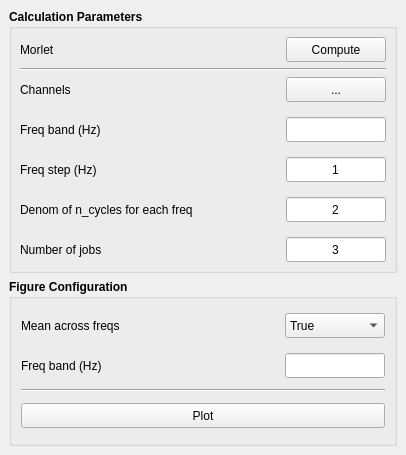
<?xml version="1.0" encoding="UTF-8"?>
<ui version="4.0">
 <class>MainWindow</class>
 <widget class="QMainWindow" name="MainWindow">
  <property name="geometry">
   <rect>
    <x>0</x>
    <y>0</y>
    <width>406</width>
    <height>455</height>
   </rect>
  </property>
  <property name="minimumSize">
   <size>
    <width>406</width>
    <height>455</height>
   </size>
  </property>
  <property name="maximumSize">
   <size>
    <width>406</width>
    <height>455</height>
   </size>
  </property>
  <property name="font">
   <font>
    <family>Ubuntu</family>
   </font>
  </property>
  <property name="windowTitle">
   <string>MainWindow</string>
  </property>
  <widget class="QWidget" name="centralwidget">
   <layout class="QVBoxLayout" name="verticalLayout_7">
    <item>
     <widget class="QGroupBox" name="groupBox">
      <property name="font">
       <font>
        <weight>75</weight>
        <bold>true</bold>
       </font>
      </property>
      <property name="title">
       <string>Calculation Parameters</string>
      </property>
      <layout class="QVBoxLayout" name="verticalLayout_3">
       <property name="leftMargin">
        <number>8</number>
       </property>
       <property name="topMargin">
        <number>8</number>
       </property>
       <property name="rightMargin">
        <number>8</number>
       </property>
       <property name="bottomMargin">
        <number>8</number>
       </property>
       <item>
        <layout class="QHBoxLayout" name="horizontalLayout_5">
         <item>
          <widget class="QLabel" name="Multitaper_method_lb">
           <property name="minimumSize">
            <size>
             <width>0</width>
             <height>25</height>
            </size>
           </property>
           <property name="maximumSize">
            <size>
             <width>16777215</width>
             <height>25</height>
            </size>
           </property>
           <property name="font">
            <font>
             <weight>50</weight>
             <bold>false</bold>
            </font>
           </property>
           <property name="text">
            <string>Morlet</string>
           </property>
          </widget>
         </item>
         <item>
          <spacer name="horizontalSpacer_2">
           <property name="orientation">
            <enum>Qt::Horizontal</enum>
           </property>
           <property name="sizeHint" stdset="0">
            <size>
             <width>40</width>
             <height>20</height>
            </size>
           </property>
          </spacer>
         </item>
         <item>
          <widget class="QPushButton" name="_compute_btn">
           <property name="minimumSize">
            <size>
             <width>100</width>
             <height>25</height>
            </size>
           </property>
           <property name="maximumSize">
            <size>
             <width>100</width>
             <height>25</height>
            </size>
           </property>
           <property name="font">
            <font>
             <weight>50</weight>
             <bold>false</bold>
            </font>
           </property>
           <property name="text">
            <string>Compute</string>
           </property>
           <property name="shortcut">
            <string>Return</string>
           </property>
          </widget>
         </item>
        </layout>
       </item>
       <item>
        <widget class="Line" name="line">
         <property name="orientation">
          <enum>Qt::Horizontal</enum>
         </property>
        </widget>
       </item>
       <item>
        <layout class="QHBoxLayout" name="horizontalLayout">
         <property name="spacing">
          <number>35</number>
         </property>
         <item>
          <layout class="QVBoxLayout" name="verticalLayout_2">
           <property name="spacing">
            <number>15</number>
           </property>
           <item>
            <widget class="QLabel" name="_chan_lb">
             <property name="minimumSize">
              <size>
               <width>100</width>
               <height>25</height>
              </size>
             </property>
             <property name="maximumSize">
              <size>
               <width>100</width>
               <height>25</height>
              </size>
             </property>
             <property name="font">
              <font>
               <family>Ubuntu</family>
               <pointsize>9</pointsize>
               <weight>50</weight>
               <italic>false</italic>
               <bold>false</bold>
              </font>
             </property>
             <property name="text">
              <string>Channels</string>
             </property>
            </widget>
           </item>
           <item>
            <widget class="QLabel" name="_freq_band_lb">
             <property name="minimumSize">
              <size>
               <width>0</width>
               <height>25</height>
              </size>
             </property>
             <property name="maximumSize">
              <size>
               <width>16777215</width>
               <height>25</height>
              </size>
             </property>
             <property name="font">
              <font>
               <weight>50</weight>
               <bold>false</bold>
              </font>
             </property>
             <property name="text">
              <string>Freq band (Hz)</string>
             </property>
            </widget>
           </item>
           <item>
            <widget class="QLabel" name="_freq_step_lb">
             <property name="minimumSize">
              <size>
               <width>0</width>
               <height>25</height>
              </size>
             </property>
             <property name="maximumSize">
              <size>
               <width>16777215</width>
               <height>25</height>
              </size>
             </property>
             <property name="font">
              <font>
               <weight>50</weight>
               <bold>false</bold>
              </font>
             </property>
             <property name="text">
              <string>Freq step (Hz)</string>
             </property>
            </widget>
           </item>
           <item>
            <widget class="QLabel" name="_denom_ncycles_lb">
             <property name="minimumSize">
              <size>
               <width>0</width>
               <height>25</height>
              </size>
             </property>
             <property name="maximumSize">
              <size>
               <width>16777215</width>
               <height>25</height>
              </size>
             </property>
             <property name="font">
              <font>
               <weight>50</weight>
               <bold>false</bold>
              </font>
             </property>
             <property name="text">
              <string>Denom of n_cycles for each freq</string>
             </property>
            </widget>
           </item>
           <item>
            <widget class="QLabel" name="_n_jobs_lb">
             <property name="minimumSize">
              <size>
               <width>0</width>
               <height>25</height>
              </size>
             </property>
             <property name="maximumSize">
              <size>
               <width>16777215</width>
               <height>25</height>
              </size>
             </property>
             <property name="font">
              <font>
               <weight>50</weight>
               <bold>false</bold>
              </font>
             </property>
             <property name="text">
              <string>Number of jobs</string>
             </property>
            </widget>
           </item>
          </layout>
         </item>
         <item>
          <layout class="QVBoxLayout" name="verticalLayout">
           <property name="spacing">
            <number>15</number>
           </property>
           <item>
            <widget class="QToolButton" name="_select_chan_btn">
             <property name="minimumSize">
              <size>
               <width>100</width>
               <height>25</height>
              </size>
             </property>
             <property name="maximumSize">
              <size>
               <width>100</width>
               <height>25</height>
              </size>
             </property>
             <property name="font">
              <font>
               <weight>50</weight>
               <bold>false</bold>
              </font>
             </property>
             <property name="text">
              <string>...</string>
             </property>
            </widget>
           </item>
           <item>
            <widget class="QLineEdit" name="_freq_band_le">
             <property name="minimumSize">
              <size>
               <width>100</width>
               <height>25</height>
              </size>
             </property>
             <property name="maximumSize">
              <size>
               <width>100</width>
               <height>25</height>
              </size>
             </property>
             <property name="font">
              <font>
               <weight>50</weight>
               <bold>false</bold>
              </font>
             </property>
             <property name="focusPolicy">
              <enum>Qt::ClickFocus</enum>
             </property>
             <property name="alignment">
              <set>Qt::AlignCenter</set>
             </property>
            </widget>
           </item>
           <item>
            <widget class="QLineEdit" name="_freq_step_le">
             <property name="minimumSize">
              <size>
               <width>100</width>
               <height>25</height>
              </size>
             </property>
             <property name="maximumSize">
              <size>
               <width>100</width>
               <height>25</height>
              </size>
             </property>
             <property name="font">
              <font>
               <weight>50</weight>
               <bold>false</bold>
              </font>
             </property>
             <property name="focusPolicy">
              <enum>Qt::ClickFocus</enum>
             </property>
             <property name="text">
              <string>1</string>
             </property>
             <property name="alignment">
              <set>Qt::AlignCenter</set>
             </property>
            </widget>
           </item>
           <item>
            <widget class="QLineEdit" name="_denom_ncycles_le">
             <property name="minimumSize">
              <size>
               <width>100</width>
               <height>25</height>
              </size>
             </property>
             <property name="maximumSize">
              <size>
               <width>100</width>
               <height>25</height>
              </size>
             </property>
             <property name="font">
              <font>
               <weight>50</weight>
               <bold>false</bold>
              </font>
             </property>
             <property name="focusPolicy">
              <enum>Qt::ClickFocus</enum>
             </property>
             <property name="text">
              <string>2</string>
             </property>
             <property name="alignment">
              <set>Qt::AlignCenter</set>
             </property>
            </widget>
           </item>
           <item>
            <widget class="QLineEdit" name="_n_jobs_le">
             <property name="minimumSize">
              <size>
               <width>100</width>
               <height>25</height>
              </size>
             </property>
             <property name="maximumSize">
              <size>
               <width>100</width>
               <height>25</height>
              </size>
             </property>
             <property name="font">
              <font>
               <weight>50</weight>
               <bold>false</bold>
              </font>
             </property>
             <property name="focusPolicy">
              <enum>Qt::ClickFocus</enum>
             </property>
             <property name="text">
              <string>3</string>
             </property>
             <property name="alignment">
              <set>Qt::AlignCenter</set>
             </property>
            </widget>
           </item>
          </layout>
         </item>
        </layout>
       </item>
      </layout>
     </widget>
    </item>
    <item>
     <widget class="QGroupBox" name="groupBox_2">
      <property name="font">
       <font>
        <weight>75</weight>
        <bold>true</bold>
       </font>
      </property>
      <property name="title">
       <string>Figure Configuration</string>
      </property>
      <layout class="QVBoxLayout" name="verticalLayout_4">
       <item>
        <layout class="QHBoxLayout" name="horizontalLayout_2">
         <property name="spacing">
          <number>35</number>
         </property>
         <item>
          <layout class="QVBoxLayout" name="verticalLayout_6">
           <property name="spacing">
            <number>15</number>
           </property>
           <item>
            <widget class="QLabel" name="_mean_freqs_lb">
             <property name="minimumSize">
              <size>
               <width>0</width>
               <height>25</height>
              </size>
             </property>
             <property name="maximumSize">
              <size>
               <width>16777215</width>
               <height>25</height>
              </size>
             </property>
             <property name="font">
              <font>
               <weight>50</weight>
               <bold>false</bold>
              </font>
             </property>
             <property name="text">
              <string>Mean across freqs</string>
             </property>
            </widget>
           </item>
           <item>
            <widget class="QLabel" name="_mean_freq_band_lb">
             <property name="minimumSize">
              <size>
               <width>0</width>
               <height>25</height>
              </size>
             </property>
             <property name="maximumSize">
              <size>
               <width>16777215</width>
               <height>25</height>
              </size>
             </property>
             <property name="font">
              <font>
               <weight>50</weight>
               <bold>false</bold>
              </font>
             </property>
             <property name="text">
              <string>Freq band (Hz)</string>
             </property>
            </widget>
           </item>
          </layout>
         </item>
         <item>
          <spacer name="horizontalSpacer">
           <property name="orientation">
            <enum>Qt::Horizontal</enum>
           </property>
           <property name="sizeHint" stdset="0">
            <size>
             <width>40</width>
             <height>20</height>
            </size>
           </property>
          </spacer>
         </item>
         <item>
          <layout class="QVBoxLayout" name="verticalLayout_5">
           <property name="spacing">
            <number>15</number>
           </property>
           <item>
            <widget class="QComboBox" name="_mean_freqs_cbx">
             <property name="minimumSize">
              <size>
               <width>100</width>
               <height>25</height>
              </size>
             </property>
             <property name="maximumSize">
              <size>
               <width>100</width>
               <height>25</height>
              </size>
             </property>
             <property name="font">
              <font>
               <weight>50</weight>
               <bold>false</bold>
              </font>
             </property>
             <item>
              <property name="text">
               <string>True</string>
              </property>
             </item>
             <item>
              <property name="text">
               <string>False</string>
              </property>
             </item>
            </widget>
           </item>
           <item>
            <widget class="QLineEdit" name="_mean_freq_band_le">
             <property name="minimumSize">
              <size>
               <width>100</width>
               <height>25</height>
              </size>
             </property>
             <property name="maximumSize">
              <size>
               <width>100</width>
               <height>25</height>
              </size>
             </property>
             <property name="font">
              <font>
               <weight>50</weight>
               <bold>false</bold>
              </font>
             </property>
             <property name="focusPolicy">
              <enum>Qt::ClickFocus</enum>
             </property>
             <property name="alignment">
              <set>Qt::AlignCenter</set>
             </property>
            </widget>
           </item>
          </layout>
         </item>
        </layout>
       </item>
       <item>
        <widget class="Line" name="line_2">
         <property name="orientation">
          <enum>Qt::Horizontal</enum>
         </property>
        </widget>
       </item>
       <item>
        <widget class="QPushButton" name="_plot_btn">
         <property name="minimumSize">
          <size>
           <width>120</width>
           <height>25</height>
          </size>
         </property>
         <property name="maximumSize">
          <size>
           <width>500</width>
           <height>25</height>
          </size>
         </property>
         <property name="font">
          <font>
           <weight>50</weight>
           <bold>false</bold>
          </font>
         </property>
         <property name="text">
          <string>Plot</string>
         </property>
        </widget>
       </item>
      </layout>
     </widget>
    </item>
   </layout>
  </widget>
 </widget>
 <resources/>
 <connections/>
</ui>
